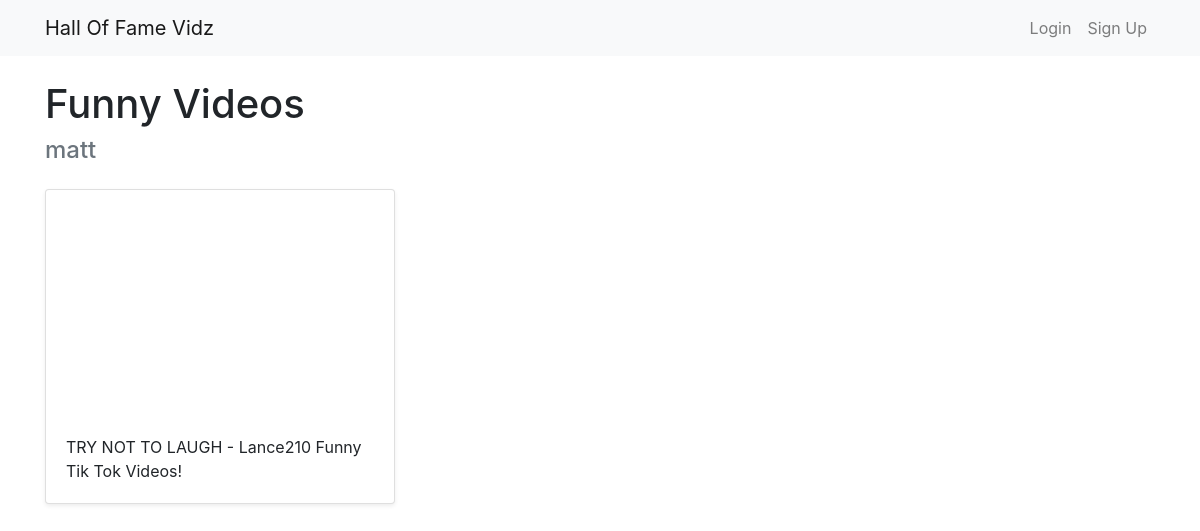
Page /halloffame/4 on the committed database.
### halls/models.py (models this page shows, shortened)
class Hall(models.Model):
    title = models.CharField(max_length=255)
    user = models.ForeignKey(User, on_delete=models.CASCADE)
    objects = models.Manager()

class Video(models.Model):
    title = models.CharField(max_length=255)
    url = models.URLField()
    youtube_id = models.CharField(max_length=255)
    hall = models.ForeignKey(Hall, on_delete=models.CASCADE)
    objects = models.Manager()

### halls/views.py (the view)
# urls.py: path('halloffame/<int:pk>', views.DetailHall.as_view(), name='detail_hall'),
class DetailHall(generic.DetailView):
    model = Hall
    template_name = 'halls/detail_hall.html'

### templates/halls/detail_hall.html (shortened to what this page needs)
{% extends 'base.html' %}
{% block content %}
<h1>{{ hall.title }}</h1>
<h4 class="text-muted">{{ hall.user.username }}</h4>
<div class="row">
    {% for video in hall.video_set.all %}
        <div class="col-md-4 mt-3">
            <div class="card mb-4 shadow-sm">
                <iframe width="100%" height="225" src="https://www.youtube.com/embed/{{ video.youtube_id }}" frameborder="0" allow="accelerometer; autoplay; encrypted-media; gyroscope; picture-in-picture" allowfullscreen></iframe>
                <div class="card-body text-left">
                    <p class="card-text"> {{ video.title }}</p>
                </div>
            </div>
        </div>
    {% endfor %}
</div>
{% endblock %}

### rows in the picture
Hall: title "Funny Videos", user.username "matt"
Video: title "TRY NOT TO LAUGH - Lance210 Funny Tik Tok Videos!"
